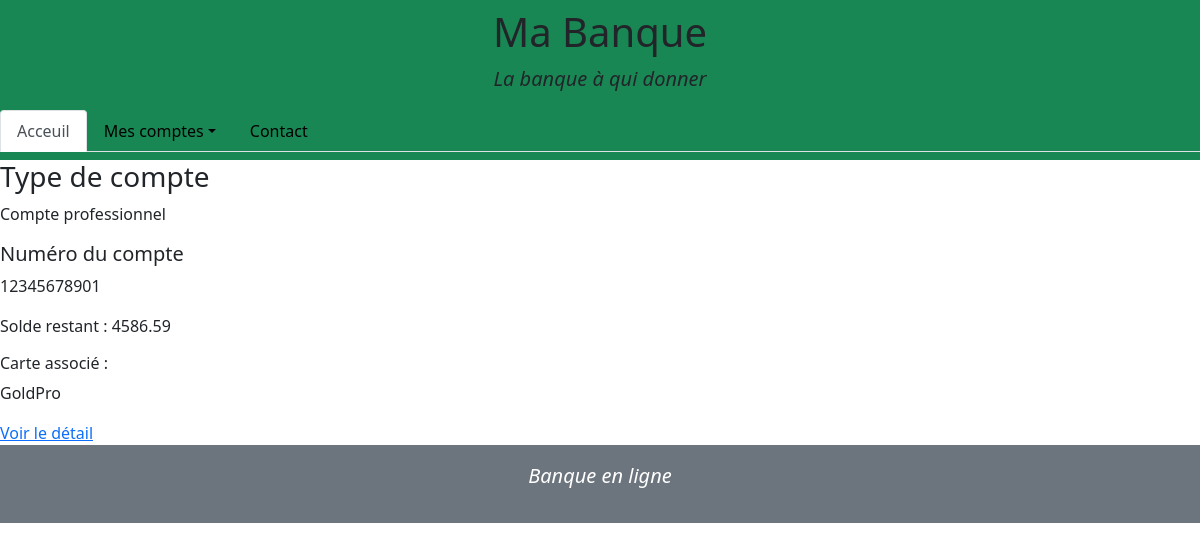
Screenshot of /singleAccount.php?id=5 with the database file from the repository.
### tables this page shows
CREATE TABLE credit_card (
    id INT UNSIGNED NOT NULL AUTO_INCREMENT,
    account_id INT UNSIGNED NOT NULL,
    card_number VARCHAR(16) NOT NULL,
    crypto INT(3) NOT NULL,
    card_type VARCHAR(15) NOT NULL,
    payement_perm INT(5) NOT NULL,
    debit_perm INT(5) NOT NULL,
    without_contact VARCHAR(5) NOT NULL,
    code INT(4) NOT NULL,
    PRIMARY KEY (id),
    FOREIGN KEY (account_id) REFERENCES account(id)
);

CREATE TABLE account (
    id INT UNSIGNED NOT NULL AUTO_INCREMENT,
    account_type VARCHAR(50) NOT NULL,
    create_date TIMESTAMP NOT NULL,
    account_number VARCHAR(11) NOT NULL,
    amount DECIMAL(10,2) NOT NULL,
    uncover_permission INT(20),
    customer_id INT UNSIGNED NOT NULL,
    PRIMARY KEY (id),
    FOREIGN KEY (customer_id) REFERENCES customer(id)
);

### model/accounts.php (called while the page is built, shortened)
<?php
function getAccount(PDO $db, int $id) {
    $query = $db->prepare(
        "SELECT * FROM account AS a
        LEFT JOIN credit_card AS c
        ON  c.account_id = a.id
        WHERE a.id=:id"
    );
    $query->execute([
        "id" => $id
    ]);
    $result = $query->fetchAll(PDO::FETCH_ASSOC);
    return $result;
}
?>

### singleAccount.php (the view, shortened to what this page needs)
<?php
include "layout/header.php";
require "model/connexion.php";
require "model/accounts.php";
if(isset($_GET["id"]) && !empty($_GET["id"])) {
    $account = getAccount($db, $_GET["id"]);
}
    else {
        header("Location:index.php");
    }
?>
<h3>Type de compte</h3>
<p><?php echo $account[0]["account_type"];?></p>
<h5>Numéro du compte</h5>
<p><?php echo $account[0]["account_number"];?></p>
<p>Solde restant : <?php echo $account[0]["amount"];?></p>
<h6>Carte associé :</h6>
<p><?php echo $account[0]["card_type"];?></p>
<a href="singleCard.php?id=<?php echo $account[0]["id"]?>">Voir le détail</a>
<?php
    include "layout/footer.php";
?>

### rows the page displays
credit_card: account.account_type "Compte professionnel", account.account_number "12345678901", account.amount "4586.59", card_type "GoldPro"
